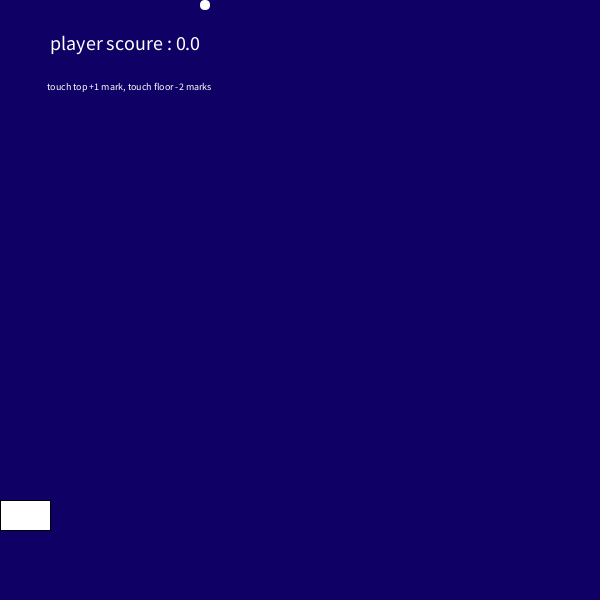
Frame 1 (no input)
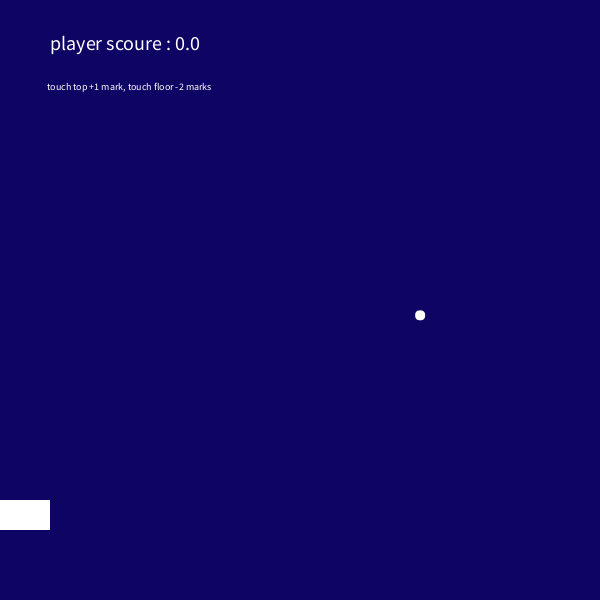
Frame 60 (the mouse pressed at the canvas centre just before this capture)
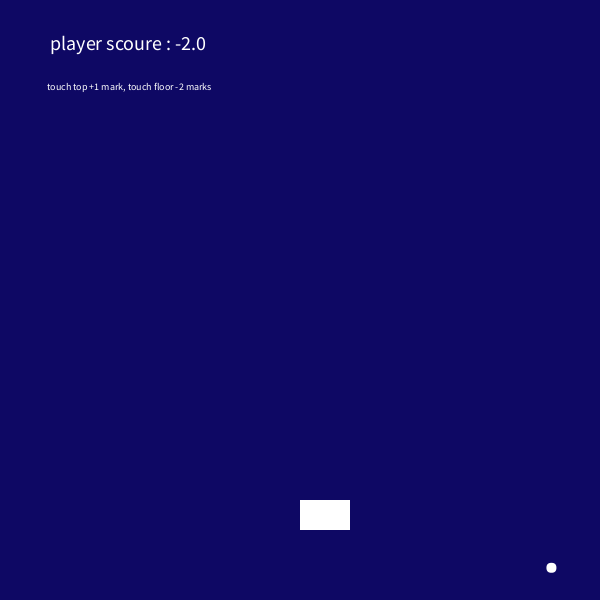
Frame 120 (the mouse held since frame 60 and released just before this capture)

The Processing sketch that drew these frames (run headless with seeded random() and noise(); from frame 60 on, the mouse is pressed at the canvas centre):

// Processing sketch: processing_110253
// ── processing_110253.pde

float x = 200;
float xSpeed = random(3, 4);
float y=0;
float ySpeed = random(5, 6) ;
float playerScoure = 0 ;
float a = 100;
float aSpeed = random(1, 2);
float b=0;
float bSpeed = random(1, 2) ;
float c = 0;
float cSpeed = random(1, 2);
float d=  0;
float dSpeed = random(3, 4) ;
void setup() {

  size(600, 600);
}


void draw() {
  background(14, (frameCount/15)%180, 100);

  rect(mouseX, 500, 50, 30);
  noStroke();
  rect(x, y, 10, 10, 75);
  textSize(20);
  text("player scoure : " + playerScoure, 50, 50, 75);
  textSize(10);
  text( " touch top +1 mark, touch floor -2 marks", 45, 90, 75);



  x = x + xSpeed;
  y= y + ySpeed;
  /* rigth */
  if (x > width-10) {
    xSpeed = -xSpeed;
  }
  /* below */
  if (y > width-10) {
    ySpeed = -ySpeed;
    playerScoure = playerScoure - 2 ;
  }
  /* left */
  if (x <0) {
    xSpeed = -xSpeed ;
  }
  /* top */
  if (y <0) {
    ySpeed = -ySpeed ;
  }

  if (y > mouseY && x > mouseX+10 && x < (mouseX+60) ) { 

    ySpeed = -ySpeed;
  }
  if (y < 0 ) { 
    playerScoure =  playerScoure + 1 ;
  }

  if ( playerScoure > 4 ) {  
    /* level 2 */
    textSize(100); 
    text("Level 2", 220, 300) ;
    noStroke();
    rect(a, b, 10, 10, 75);



    a = a + aSpeed;
    b= b + bSpeed;
    /* rigth */
    if (a > width-10) {
      aSpeed = -aSpeed;
    }
    /* below */
    if (b > width-10) {
      bSpeed = -bSpeed;
      playerScoure = playerScoure - 2 ;
    }
    /* left */
    if (a <0) {
      aSpeed = -aSpeed ;
    }
    /* top */
    if (b <0) {
      bSpeed = -bSpeed ;
    }

    if (b > mouseY && a > mouseX+10 && a < (mouseX+70) ) { 

      bSpeed = -bSpeed;
    }
    if (b < 0 ) { 
      playerScoure =  playerScoure + 1 ;
    }
  }
  /* level 2 end */
  if ( playerScoure > 9 ) {  
    textSize(150);
    text("Level 3 ", 70, 450) ;
    noStroke();
    rect(c, d, 10, 10, 75);




    c = c + cSpeed;
    d= d + dSpeed;
    /* rigth */
    if (c > width-10) {
      cSpeed = -cSpeed;
    }
    /* below */
    if (d > width-10) {
      dSpeed = -dSpeed;
      playerScoure = playerScoure - 2 ;
    }
    /* left */
    if (c <0) {
      cSpeed = -cSpeed ;
    }
    /* top */
    if (d <0) {
      dSpeed = -dSpeed ;
    }

    if (d > mouseY && c > mouseX+10 && c < (mouseX+60) ) { 

      dSpeed = -dSpeed;
    }
    if (d < 0 ) { 
      playerScoure =  playerScoure + 1 ;
    }
  }
  if ( playerScoure > 29 ) { 
    background(14, (frameCount/10)%256, 100);
    
    textSize(60);
    text(" Well Done !", 120, 300 ) ;
  }
}
